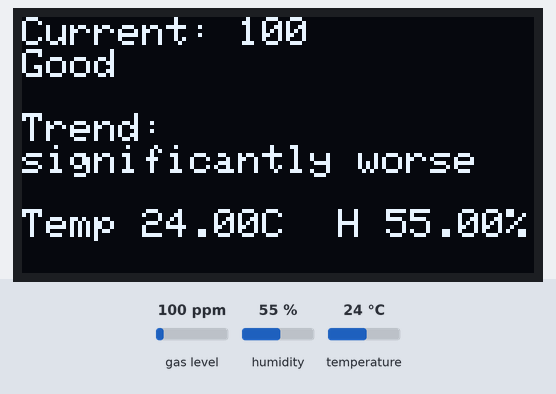
A sketch run on a simulated Arduino Uno, built with avr-gcc and run on an emulated ATmega328P. Parts: 128×64 one-colour display. The inputs (shaded band) are chosen by the test bench; at power-on: gas level 100 ppm, humidity 55 %, temperature 24 °C. What the sketch prints to the serial monitor is not drawn.

Above: at 1.2 s.
1.3 s: gas level set to 500 ppm
At 2.9 s:
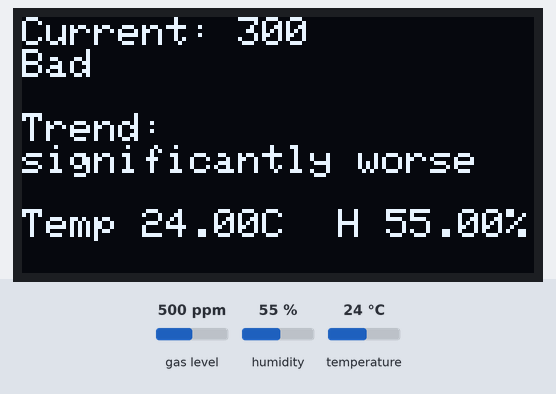
7.5 s: gas level set to 750 ppm
At 8.9 s:
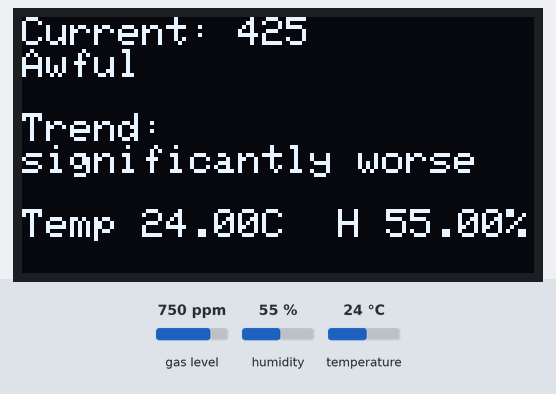
13.7 s: gas level set to 980 ppm
At 14.2 s:
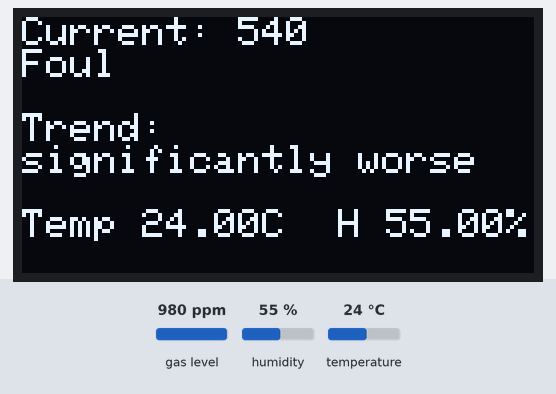
19.5 s: humidity set to 22 %
At 22.1 s:
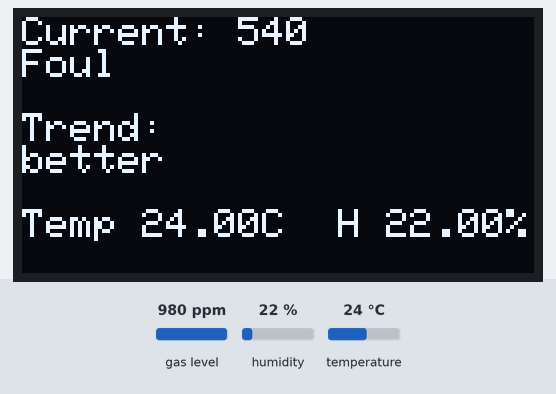
22.6 s: temperature set to 12 °C
At 23.8 s:
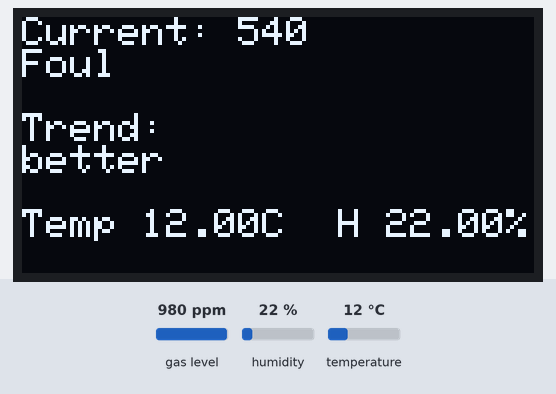
24.8 s: humidity set to 40 %
At 26.8 s:
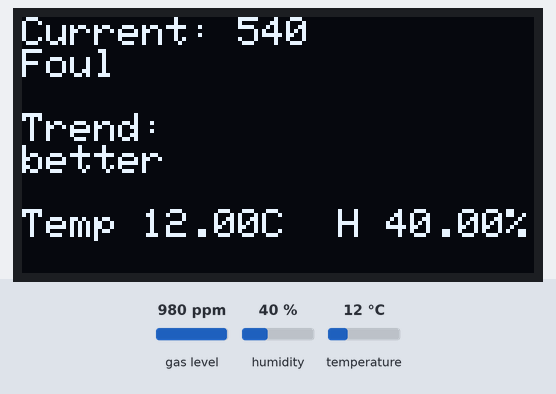
Timing chart, 0 to 27.9 s (numbered marks = the images above; inputs shaded):
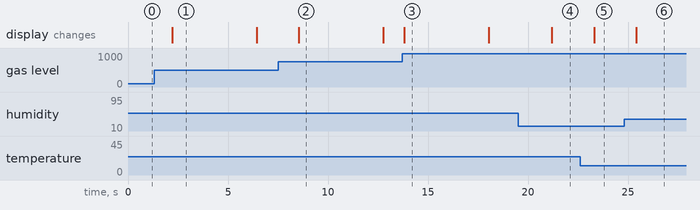

The sketch:

e-nose.ino
```cpp
// Setup Gas sensor
#include "Adafruit_SGP40.h"
Adafruit_SGP40 sgp;

// Humidity and Temp sensor
#include "DHT.h"
#define DHTPIN 2
#define DHTTYPE DHT11
DHT dht(DHTPIN, DHTTYPE);
float h,t;

// OLED ASCII Display
#include <Wire.h>
#include "SSD1306Ascii.h"
#include "SSD1306AsciiWire.h"
#define I2C_ADDRESS 0x3C // For some reason my OLED is 0x3C, not 0x3D like others. If the OLED doesn't work, try 0x3D
SSD1306AsciiWire oled;
// Display width of oled, used to right align text
const int oledDisplayWidth = 128;

// VOC qualitative Scale
const char scale[6][6] = {"Great", "Good ", "Meh  ", "Bad  ", "Awful", "Foul "};

// VOC last 5 point average
float rollingNumerators[5] = {0,0,0,0,0};
int index = 0;


void setup() {
  Serial.begin(115200);
  Serial.println("Starting...");
  // Setup sensors
  dht.begin();
  sgp.begin();

  // Setup display
  oled.begin(&Adafruit128x64, I2C_ADDRESS);
  oled.clear();
  oled.setFont(Adafruit5x7);

  t = dht.readTemperature();
  h = dht.readHumidity();
  Serial.print(t);
  // Show splash screen on startup
  // oled.set2X();
  oled.println("Initializing E-Nose");

  // Wait until sgp is reading actual data
  // sgp40 reads 0 until properly setup
  for (int i = 0;!sgp.measureVocIndex(t, h);i++) {
    Serial.print(".");
    t = dht.readTemperature();
    h = dht.readHumidity();

    // Display temperature and humidity while initializing
    // because why not?
    displayTempHumid(t,h,6);

    // Takes an avg of 45 seconds to startup, countdown progress bar
    oled.setCursor(0,2);
    oled.print(i); oled.println("/45");
    for (int j = 0; j < ((oledDisplayWidth / 7)*i)/45; j++) {
      oled.print("=");
    }

    // Wait 1 second before checking sensor again
    delay(1000);
  }

  // Clear progress bar and other initialization text
  oled.clear();
}

void loop() {
  int32_t voc_index;

  t = dht.readTemperature();
  h = dht.readHumidity();

  voc_index = sgp.measureVocIndex(t, h);

  oled.setCursor(0,0);
  oled.print("Current: ");
  // clear previous voc index and replace
  oled.clearToEOL();
  oled.println(voc_index);

  char qualitative[8];
  toQualitative(voc_index, qualitative); // converts quantitative voc to more qualitative

  // Since all qualitative strings are same length (padded with spaces) no need to clear
  // This reduces flash on every refresh
  // oled.clearToEOL();
  oled.println(qualitative);


  // Calculate rolling average
  rollingNumerators[index % 5] = voc_index;
  index++;
  int sum = 0;
  for (int i = 0; i < 5; i++) {
    sum += rollingNumerators[i];
  }

  oled.setCursor(0,3);
  oled.println("Trend:");
  oled.clearToEOL();
  oled.print(abs(sum/5 - voc_index) > 10 ? "significantly " : ""); oled.print(sum/5 >= voc_index ? "better" : "worse ");

  // Display temp and humidity, we have the space, so why not use it?
  displayTempHumid(t,h,6);

  delay(1000);
}

void toQualitative(int voc, char* outStr) {
  // Convert 0-500 VOC range to 0-5 qualitative range
  // NewValue = (((OldValue - OldMin) * (NewMax - NewMin)) / (OldMax - OldMin)) + NewMin
  int newVal = ((voc * 5) / 500);
  Serial.println(newVal);
  Serial.println(scale[newVal]);
  strncpy(outStr, scale[newVal], sizeof(scale[newVal]));
  Serial.println(outStr);
}

void displayTempHumid(float t, float h, int row) {
  // Show Temp and Humidity
  oled.setCursor(0,row);
  oled.print("Temp "); oled.print(t); oled.print("C");
  // 49 = 7 (font char width) * 7 chars
  oled.setCursor(oledDisplayWidth-49,row);
  oled.print("H "); oled.print(h); oled.print("%");
}
```

Measured:
- after the input at 1.3 s, the display: changes after 0.90 s (image 1)
- after the input at 7.5 s, the display: changes after 1.0 s (image 2)
- after the input at 13.7 s, the display: changes after 0.11 s (image 3)
- after the input at 19.5 s, the display: changes after 1.7 s (image 4)
- after the input at 22.6 s, the display: changes after 0.70 s (image 5)
- after the input at 24.8 s, the display: changes after 0.61 s (image 6)
- what the display in image 1 shows lasts 4.2 s, from 2.2 s to 6.4 s
